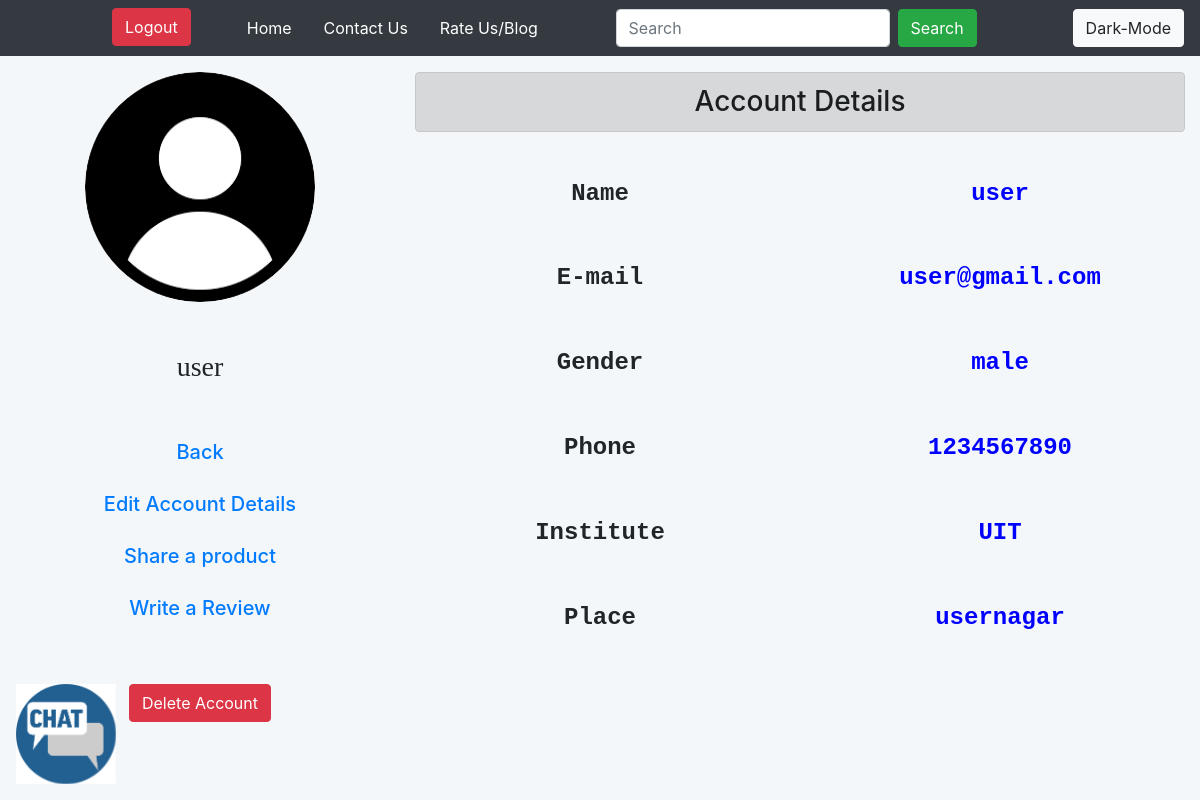
The app's page /view_account_details.php (signed in) with its own data.
### tables this page shows
CREATE TABLE `users` (
  `user_id` int(100) NOT NULL,
  `user_name` varchar(100) NOT NULL,
  `user_email` varchar(100) NOT NULL,
  `user_password` varchar(100) NOT NULL,
  `user_phone` decimal(10,0) NOT NULL,
  `user_institute` varchar(200) NOT NULL,
  `user_place` varchar(200) NOT NULL,
  `user_gender` varchar(10) NOT NULL,
  `user_profile_picture` varchar(200) NOT NULL DEFAULT 'user.png'
);

### view_account_details.php (the view, shortened to what this page needs)
<?php
  $con = mysqli_connect("localhost", "root", "", "minor2");
  $userprofile = $_SESSION['username'];
  $query = "select * from users where user_name = '$userprofile'";
  $run_query = mysqli_query($con, $query);
  $data = mysqli_fetch_array($run_query);
  $name = $data['user_name'];
  $email = $data['user_email'];
  $gender = $data['user_gender'];
  $phone = $data['user_phone'];
  $institute = $data['user_institute'];
  $place = $data['user_place'];
  $Query = "select * from users where user_name = '$userprofile'";
  $runQuery = mysqli_query($con, $Query);
  $data = mysqli_fetch_assoc($runQuery);
  $profile_pic = $data['user_profile_picture'];
?>
<!DOCTYPE html>
<html lang="en">
<head>
    <link rel="stylesheet" href="css/bootstrap.min.css">
    <link rel="stylesheet" href="style.css">
</head>
<body>
  <nav class="navbar navbar-expand-lg navbar-dark bg-dark fixed-top">
    <div class="collapse navbar-collapse" id="navbarSupportedContent">
      <ul class="navbar-nav mr-auto ml-5">
        <li class="nav-item active ml-5">
          <a class="btn btn-danger" role="button" href="logout.php">Logout <span class="sr-only">(current)</span></a>
        </li>
        <li class="nav-item active ml-5">
          <a class="nav-link" href="index.php">Home<span class="sr-only">(current)</span></a>
        </li>
        <li class="nav-item active ml-3">
          <a class="nav-link" href="contact_session.php">Contact Us <span class="sr-only">(current)</span></a>
        </li>
        <li class="nav-item active ml-3">
          <a class="nav-link" href="review.php">Rate Us/Blog<span class="sr-only">(current)</span></a>
        </li>
      </ul>
      <form class="form-inline my-2 my-lg-0 mr-5" action="" method="POST">
        <input class="form-control mr-sm-2 " type="search" placeholder="Search" aria-label="Search" name="search_area">
        <button class="btn btn-success my-2 my-sm-0 mr-5" type="submit" name="search_btn">Search</button>
      </form>
      <input id="mode" type="button" class="btn btn-light" value="Dark-Mode" onclick="change()">
    </div>
  </nav>
        <br><br><br>
    <div class="container-fluid">
        <div class="row ">
            <div class="col-sm-4 text-center" >
            <?php echo"<img width='230' height='230' src='user_images/$profile_pic' alt='profile_pic' style='border-radius: 130px;'>" ?>
                <h3 class="mt-5 mb-5" style="font-family:Stencil;"><?php echo $userprofile;?></h3>
                <a href="dashboard.php" class="nav-link"><h5>Back</h5></a>
                <a href="edit_account_details.php" class="nav-link mt-1"><h5>Edit Account Details</h5></a>
                <a href="insert_product.php" class="nav-link mt-1"><h5>Share a product</h5></a>
                <a href="review.php" class="nav-link mt-1"><H5>Write a Review</h5></a>
                <button class="btn btn-danger mt-5" data-toggle="modal" data-target="#delete_account">Delete Account</button>
            </div>
        <div class="col-sm-8  text-center">
            <h3 class="mb-5 alert alert-dark">Account Details</h3>
          <div style="font-family:Courier New, Courier, monospace">
            <div class="row mb-5">
              <div class="col-sm-6"><h4><b>Name</b></h4></div>
              <div class="col-sm-6" style="color:blue;"><h4><b><?php echo $name ?></b></h4></div>
            </div>
            <div class="row mb-5">
              <div class="col-sm-6"><h4><b>E-mail</b></h4></div>
              <div class="col-sm-6" style="color:blue;"><h4><b><?php echo $email ?></b></h4></div>
            </div>
            <div class="row mb-5">
              <div class="col-sm-6"><h4><b>Gender</b></h4></div>
              <div class="col-sm-6" style="color:blue;"><h4><b><?php echo $gender ?></b></h4></div>
            </div>
            <div class="row mb-5">
              <div class="col-sm-6"><h4><b>Phone</b></h4></div>
              <div class="col-sm-6" style="color:blue;"><h4><b><?php echo $phone ?></b></h4></div>
            </div>
            <div class="row mb-5">
              <div class="col-sm-6"><h4><b>Institute</b></h4></div>
              <div class="col-sm-6" style="color:blue;"><h4><b><?php echo $institute ?></b></h4></div>
            </div>
            <div class="row mb-5">
              <div class="col-sm-6"><h4><b>Place</b></h4></div>
              <div class="col-sm-6" style="color:blue;"><h4><B><?php echo $place ?></B></h4></div>
            </div>
          </div>
        </div>
    </div>
    <a href="chat_page.php"><img src="images/chat.png" class="fixed-bottom mb-3 ml-3" alt="chat-icon" width=100></a>
</body>
</html>

### style.css (style rules this page uses)
body { opacity:0; background: #f4f7f9; }

### records on screen
users: user_profile_picture (placeholder picture), user_name "user", user_email "user@gmail.com", user_gender "male", user_phone "1234567890", user_institute "UIT", user_place "usernagar"

### other values on screen
$userprofile "user"
